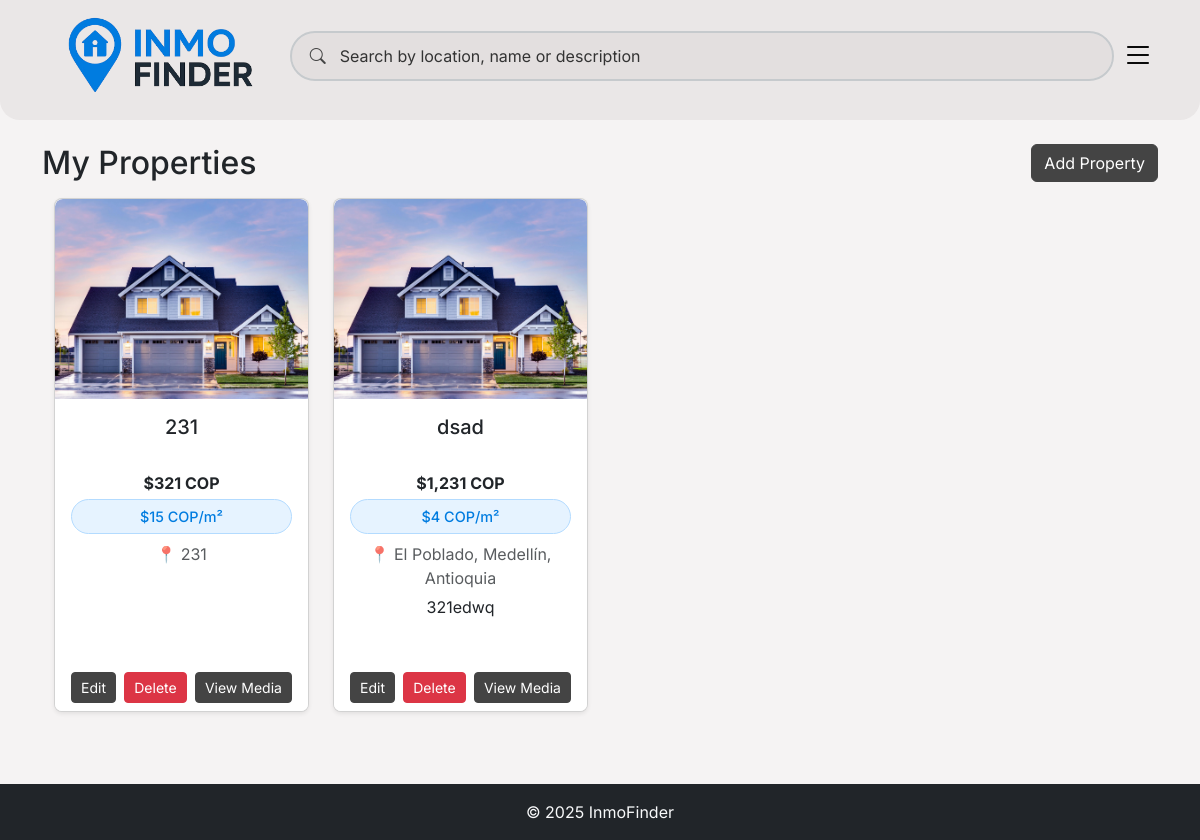
The app's page /properties/dashboard/ (signed in), older data.
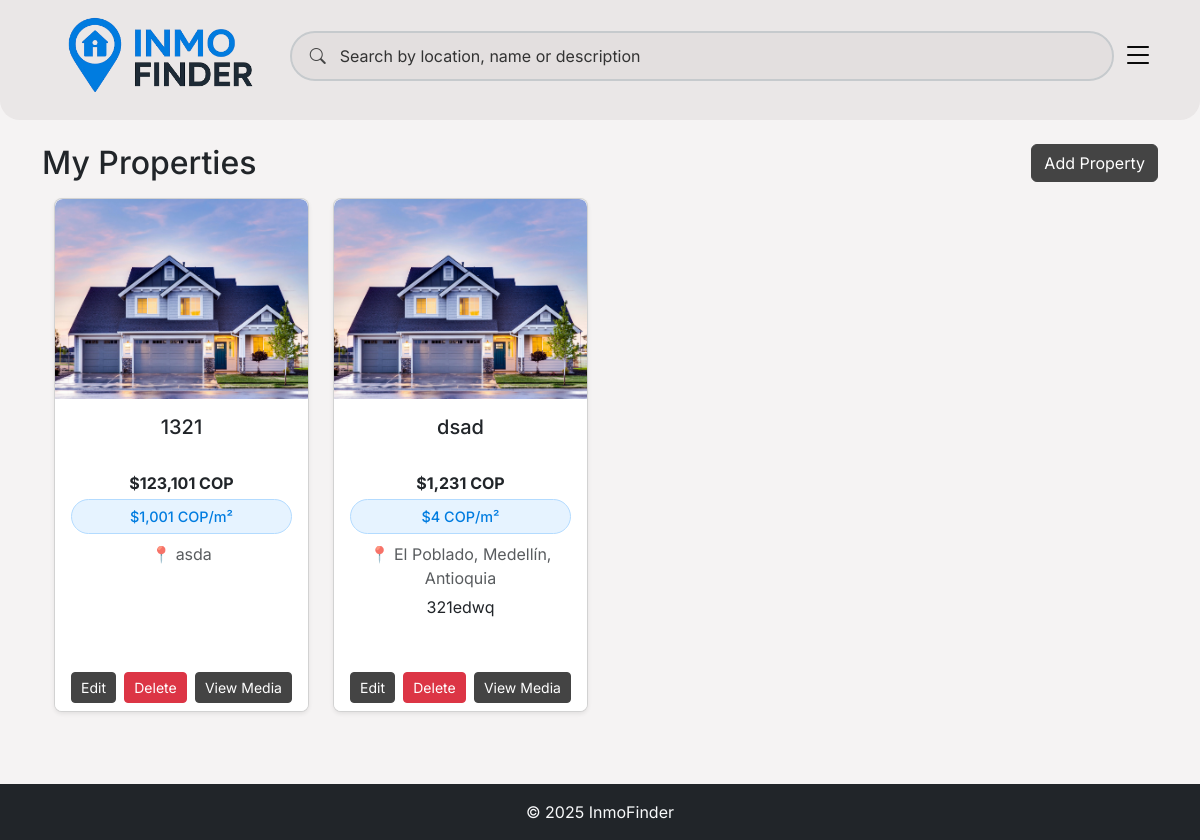
The same page, newer data.
### properties/models.py (models this page shows, shortened)
class Propiedad(models.Model):
    owner = models.ForeignKey(User, related_name='propiedades', on_delete=models.CASCADE, null=True, blank=True)
    title = models.CharField(max_length=255, null=True, blank=True)
    description = models.TextField(blank=True, null=True)
    location = models.CharField(max_length=255)
    property_type = models.CharField(max_length=50, choices=[
        ('Apartamento', 'Apartamento'),
        ('Casa', 'Casa'),
        ('Lote', 'Lote'),
        ('Oficina', 'Oficina'),
        ('Otro', 'Otro'),
    ])
    condition = models.CharField(max_length=100, blank=True, null=True)
    seller = models.CharField(max_length=255, blank=True, null=True)
    listing_url = models.URLField(blank=True, null=True)
    area_m2 = models.DecimalField(max_digits=10, decimal_places=2)
    area_privada_m2 = models.DecimalField(max_digits=10, decimal_places=2)
    rooms = models.IntegerField()
    bathrooms = models.IntegerField()
    parking_spaces = models.IntegerField()
    floor = models.IntegerField()
    estrato = models.IntegerField(blank=True, null=True)
    antiguedad = models.CharField(max_length=50, blank=True, null=True)
    cantidad_de_pisos = models.IntegerField(blank=True, null=True)
    codigo_fincaraiz = models.CharField(max_length=50, blank=True, null=True)
    amenities = models.JSONField(blank=True, null=True)
    price_cop = models.BigIntegerField()
    admin_fee_cop = models.BigIntegerField(blank=True, null=True)
    pets_allowed = models.BooleanField(default=False)
    furnished = models.BooleanField(default=False)
    created_at = models.DateTimeField(auto_now_add=True, null=True, blank=True)
    updated_at = models.DateTimeField(auto_now=True, null=True, blank=True)
    @property
    def price_m2(self):
        try:
            if not self.area_m2 or float(self.area_m2) == 0:
                return None
            return float(self.price_cop) / float(self.area_m2)
        except Exception:
            return None
    @property
    def price_m2_display(self):
        val = self.price_m2
        if val is None:
            return None
        try:
            return int(round(val))
        except Exception:
            return None

### properties/views.py (the view)
# urls.py: path("dashboard/", views.OwnerDashboardView.as_view(), name="dashboard"),
class OwnerDashboardView(LoginRequiredMixin, PropietarioRequiredMixin, ListView):
    model = Propiedad
    template_name = "properties/owner_dashboard.html"
    context_object_name = "propiedades"
    paginate_by = 20
    def get_queryset(self):
        qs = super().get_queryset()
        return qs.filter(owner=self.request.user).order_by("-id")

### properties/views.py (called while the page is built)
    def test_func(self):
        request = getattr(self, "request", None)
        user = getattr(request, "user", None)
        if not user or not getattr(user, "is_authenticated", False):
            return False
        if hasattr(user, "is_admin") and bool(user.is_admin):
            return True
        if hasattr(user, "is_propietario"):
            return bool(user.is_propietario)
        return user.groups.filter(name="Propietarios").exists()

### properties/templates/properties/owner_dashboard.html
{% extends "properties/base.html" %}
{% load static %}
{% load humanize %}
{% block content %}
<div class="container mt-4">
    <div class="d-flex justify-content-between align-items-center mb-3">
        <h2 class="mb-0">My Properties</h2>
        <a href="{% url 'create' %}" class="btn btn-primary">Add Property</a>
    </div>
    {% if propiedades %}
        <div class="row">
            {% for propiedad in propiedades %}
                <div class="col-12 col-sm-6 col-md-4 col-lg-3 mb-4">
                    <div class="card property-card shadow-sm h-100">
                        <a href="{% url 'detalle_propiedad' propiedad.id %}" class="view-property" data-bs-toggle="modal" data-bs-target="#propertyModal">
                            {% if propiedad.portada %}
                                <img src="{{ propiedad.portada }}" class="card-img-top cover-img" alt="{{ propiedad.title }}">
                            {% else %}
                                <img src="{% static 'images/default.jpg' %}" class="card-img-top cover-img" alt="No image">
                            {% endif %}
                        </a>
                        <div class="card-body text-center">
                            <h5 class="card-title text-truncate" title="{{ propiedad.title }}">{{ propiedad.title }}</h5>
                            <p class="fw-bold text-dark mb-1">${{ propiedad.price_cop|intcomma }} COP</p>
                            <span class="price-m2-badge d-inline-block mb-2">
                                {% if propiedad.price_m2_display %}
                                    ${{ propiedad.price_m2_display|intcomma }} COP/m²
                                {% else %}
                                    <small class="text-muted">Price per m² not available</small>
                                {% endif %}
                            </span>
                            <p class="text-muted mb-2">📍 {{ propiedad.location }}</p>
                            <p class="card-text text-truncate" style="-webkit-line-clamp:3; line-clamp:3; -webkit-box-orient:vertical; overflow:hidden; display:-webkit-box;">
                                {{ propiedad.description }}
                            </p>
                        </div>
                        <div class="card-footer bg-white border-0 pt-0">
                            <div class="d-flex flex-column flex-sm-row flex-wrap gap-2 justify-content-center">
                                <a href="{% url 'edit' propiedad.id %}" class="btn btn-sm btn-warning flex-fill">Edit</a>
                                <a href="{% url 'delete' propiedad.id %}" class="btn btn-sm btn-danger flex-fill">Delete</a>
                                {% with media_list=propiedad.media.all %}
                                    <a href="{% url 'media_list' propiedad.id %}" class="btn btn-sm btn-info text-white flex-fill">View Media</a>
                                {% endwith %}
                            </div>
                        </div>
                    </div>
                </div>
            {% endfor %}
        </div>
    {% else %}
        <p>No properties registered yet.</p>
    {% endif %}
</div>
{% endblock %}

Row changes from the older to the newer data that the page shows:
removed Propiedad: title "231", price_cop "321", price_m2_display "15", location "231"
now on this page (row edited): Propiedad: title "1321", price_cop "123,101", price_m2_display "1,001", location "asda"
